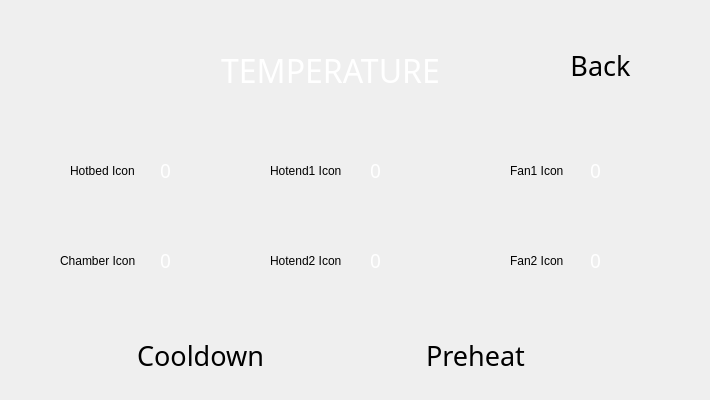
  <widget class="QWidget" name="temperature_page">
   <widget class="QLabel" name="temperature_hotend_2_icon_label">
    <property name="geometry">
     <rect>
      <x>270</x>
      <y>240</y>
      <width>71</width>
      <height>41</height>
     </rect>
    </property>
    <property name="text">
     <string>Hotend2 Icon</string>
    </property>
   </widget>
   <widget class="QLabel" name="temperature_hotend_1_value_label">
    <property name="enabled">
     <bool>true</bool>
    </property>
    <property name="geometry">
     <rect>
      <x>370</x>
      <y>150</y>
      <width>31</width>
      <height>41</height>
     </rect>
    </property>
    <property name="font">
     <font>
      <family>Montserrat</family>
      <pointsize>14</pointsize>
     </font>
    </property>
    <property name="styleSheet">
     <string notr="true">background: transparent; color: white;</string>
    </property>
    <property name="text">
     <string>0</string>
    </property>
   </widget>
   <widget class="QLabel" name="temperature_chamber_value_label_5">
    <property name="enabled">
     <bool>true</bool>
    </property>
    <property name="geometry">
     <rect>
      <x>160</x>
      <y>240</y>
      <width>31</width>
      <height>41</height>
     </rect>
    </property>
    <property name="font">
     <font>
      <family>Montserrat</family>
      <pointsize>14</pointsize>
     </font>
    </property>
    <property name="styleSheet">
     <string notr="true">background: transparent; color: white;</string>
    </property>
    <property name="text">
     <string>0</string>
    </property>
   </widget>
   <widget class="QLabel" name="temperature_fan_1_icon_label">
    <property name="geometry">
     <rect>
      <x>510</x>
      <y>150</y>
      <width>61</width>
      <height>41</height>
     </rect>
    </property>
    <property name="text">
     <string>Fan1 Icon</string>
    </property>
   </widget>
   <widget class="QLabel" name="temperature_fan_1_value_label">
    <property name="enabled">
     <bool>true</bool>
    </property>
    <property name="geometry">
     <rect>
      <x>590</x>
      <y>150</y>
      <width>31</width>
      <height>41</height>
     </rect>
    </property>
    <property name="font">
     <font>
      <family>Montserrat</family>
      <pointsize>14</pointsize>
     </font>
    </property>
    <property name="styleSheet">
     <string notr="true">background: transparent; color: white;</string>
    </property>
    <property name="text">
     <string>0</string>
    </property>
   </widget>
   <widget class="QLabel" name="temperature_hotend_2_value_label">
    <property name="enabled">
     <bool>true</bool>
    </property>
    <property name="geometry">
     <rect>
      <x>370</x>
      <y>240</y>
      <width>31</width>
      <height>41</height>
     </rect>
    </property>
    <property name="font">
     <font>
      <family>Montserrat</family>
      <pointsize>14</pointsize>
     </font>
    </property>
    <property name="styleSheet">
     <string notr="true">background: transparent; color: white;</string>
    </property>
    <property name="text">
     <string>0</string>
    </property>
   </widget>
   <widget class="QLabel" name="temperature_fan_2_value_label">
    <property name="enabled">
     <bool>true</bool>
    </property>
    <property name="geometry">
     <rect>
      <x>590</x>
      <y>240</y>
      <width>31</width>
      <height>41</height>
     </rect>
    </property>
    <property name="font">
     <font>
      <family>Montserrat</family>
      <pointsize>14</pointsize>
     </font>
    </property>
    <property name="styleSheet">
     <string notr="true">background: transparent; color: white;</string>
    </property>
    <property name="text">
     <string>0</string>
    </property>
   </widget>
   <widget class="QLabel" name="temperature_chamber_icon_label">
    <property name="geometry">
     <rect>
      <x>60</x>
      <y>240</y>
      <width>81</width>
      <height>41</height>
     </rect>
    </property>
    <property name="text">
     <string>Chamber Icon</string>
    </property>
   </widget>
   <widget class="QLabel" name="temperature_title_lable">
    <property name="geometry">
     <rect>
      <x>190</x>
      <y>50</y>
      <width>281</width>
      <height>41</height>
     </rect>
    </property>
    <property name="font">
     <font>
      <family>Momcake</family>
      <pointsize>24</pointsize>
     </font>
    </property>
    <property name="layoutDirection">
     <enum>Qt::RightToLeft</enum>
    </property>
    <property name="styleSheet">
     <string notr="true">background: transparent; color: white;</string>
    </property>
    <property name="text">
     <string>TEMPERATURE</string>
    </property>
    <property name="alignment">
     <set>Qt::AlignCenter</set>
    </property>
    <property name="class" stdset="0">
     <string>title_text</string>
    </property>
   </widget>
   <widget class="QLabel" name="temperature_bed_icon_label">
    <property name="geometry">
     <rect>
      <x>70</x>
      <y>150</y>
      <width>71</width>
      <height>41</height>
     </rect>
    </property>
    <property name="text">
     <string>Hotbed Icon</string>
    </property>
   </widget>
   <widget class="QLabel" name="temperature_bed_value_label_4">
    <property name="enabled">
     <bool>true</bool>
    </property>
    <property name="geometry">
     <rect>
      <x>160</x>
      <y>150</y>
      <width>31</width>
      <height>41</height>
     </rect>
    </property>
    <property name="font">
     <font>
      <family>Montserrat</family>
      <pointsize>14</pointsize>
     </font>
    </property>
    <property name="styleSheet">
     <string notr="true">background: transparent; color: white;</string>
    </property>
    <property name="text">
     <string>0</string>
    </property>
   </widget>
   <widget class="CustomQPushButton" name="temperature_cooldown_btn">
    <property name="geometry">
     <rect>
      <x>80</x>
      <y>320</y>
      <width>241</width>
      <height>71</height>
     </rect>
    </property>
    <property name="minimumSize">
     <size>
      <width>10</width>
      <height>10</height>
     </size>
    </property>
    <property name="font">
     <font>
      <family>Momcake</family>
      <pointsize>20</pointsize>
      <italic>false</italic>
      <stylestrategy>PreferAntialias</stylestrategy>
     </font>
    </property>
    <property name="mouseTracking">
     <bool>false</bool>
    </property>
    <property name="tabletTracking">
     <bool>true</bool>
    </property>
    <property name="contextMenuPolicy">
     <enum>Qt::NoContextMenu</enum>
    </property>
    <property name="layoutDirection">
     <enum>Qt::LeftToRight</enum>
    </property>
    <property name="styleSheet">
     <string notr="true"/>
    </property>
    <property name="text">
     <string>Cooldown</string>
    </property>
    <property name="autoDefault">
     <bool>false</bool>
    </property>
    <property name="flat">
     <bool>true</bool>
    </property>
    <property name="class" stdset="0">
     <string>menu_btn</string>
    </property>
    <property name="borderLeftPixmap" stdset="0">
     <pixmap resource="../resources/button_resources.qrc">:/button_borders/media/buttons/btn_part1.svg</pixmap>
    </property>
    <property name="borderCenterPixmap" stdset="0">
     <pixmap resource="../resources/button_resources.qrc">:/button_borders/media/buttons/btn_part2.svg</pixmap>
    </property>
    <property name="borderRightPixmap" stdset="0">
     <pixmap resource="../resources/button_resources.qrc">:/button_borders/media/buttons/btn_part3.svg</pixmap>
    </property>
   </widget>
   <widget class="QLabel" name="temperature_fan_2_icon_label">
    <property name="geometry">
     <rect>
      <x>510</x>
      <y>240</y>
      <width>61</width>
      <height>41</height>
     </rect>
    </property>
    <property name="text">
     <string>Fan2 Icon</string>
    </property>
   </widget>
   <widget class="QLabel" name="temperature_hotend_1_icon_label">
    <property name="geometry">
     <rect>
      <x>270</x>
      <y>150</y>
      <width>81</width>
      <height>41</height>
     </rect>
    </property>
    <property name="text">
     <string>Hotend1 Icon</string>
    </property>
   </widget>
   <widget class="CustomQPushButton" name="temperature_preheat_btn">
    <property name="geometry">
     <rect>
      <x>350</x>
      <y>320</y>
      <width>251</width>
      <height>71</height>
     </rect>
    </property>
    <property name="minimumSize">
     <size>
      <width>10</width>
      <height>10</height>
     </size>
    </property>
    <property name="font">
     <font>
      <family>Momcake</family>
      <pointsize>20</pointsize>
      <italic>false</italic>
      <stylestrategy>PreferAntialias</stylestrategy>
     </font>
    </property>
    <property name="mouseTracking">
     <bool>false</bool>
    </property>
    <property name="tabletTracking">
     <bool>true</bool>
    </property>
    <property name="contextMenuPolicy">
     <enum>Qt::NoContextMenu</enum>
    </property>
    <property name="layoutDirection">
     <enum>Qt::LeftToRight</enum>
    </property>
    <property name="styleSheet">
     <string notr="true"/>
    </property>
    <property name="text">
     <string>Preheat</string>
    </property>
    <property name="autoDefault">
     <bool>false</bool>
    </property>
    <property name="flat">
     <bool>true</bool>
    </property>
    <property name="class" stdset="0">
     <string>menu_btn</string>
    </property>
    <property name="borderLeftPixmap" stdset="0">
     <pixmap resource="../resources/button_resources.qrc">:/button_borders/media/buttons/btn_part1.svg</pixmap>
    </property>
    <property name="borderCenterPixmap" stdset="0">
     <pixmap resource="../resources/button_resources.qrc">:/button_borders/media/buttons/btn_part2.svg</pixmap>
    </property>
    <property name="borderRightPixmap" stdset="0">
     <pixmap resource="../resources/button_resources.qrc">:/button_borders/media/buttons/btn_part3.svg</pixmap>
    </property>
   </widget>
   <widget class="CustomQPushButton" name="temperature_back_btn">
    <property name="geometry">
     <rect>
      <x>500</x>
      <y>30</y>
      <width>201</width>
      <height>71</height>
     </rect>
    </property>
    <property name="minimumSize">
     <size>
      <width>10</width>
      <height>10</height>
     </size>
    </property>
    <property name="font">
     <font>
      <family>Momcake</family>
      <pointsize>20</pointsize>
      <italic>false</italic>
      <stylestrategy>PreferAntialias</stylestrategy>
     </font>
    </property>
    <property name="mouseTracking">
     <bool>false</bool>
    </property>
    <property name="tabletTracking">
     <bool>true</bool>
    </property>
    <property name="contextMenuPolicy">
     <enum>Qt::NoContextMenu</enum>
    </property>
    <property name="layoutDirection">
     <enum>Qt::LeftToRight</enum>
    </property>
    <property name="styleSheet">
     <string notr="true"/>
    </property>
    <property name="text">
     <string>Back</string>
    </property>
    <property name="autoDefault">
     <bool>false</bool>
    </property>
    <property name="flat">
     <bool>true</bool>
    </property>
    <property name="class" stdset="0">
     <string>menu_btn</string>
    </property>
    <property name="borderLeftPixmap" stdset="0">
     <pixmap resource="../resources/button_resources.qrc">:/button_borders/media/buttons/btn_part1.svg</pixmap>
    </property>
    <property name="borderCenterPixmap" stdset="0">
     <pixmap resource="../resources/button_resources.qrc">:/button_borders/media/buttons/btn_part2.svg</pixmap>
    </property>
    <property name="borderRightPixmap" stdset="0">
     <pixmap resource="../resources/button_resources.qrc">:/button_borders/media/buttons/btn_part3.svg</pixmap>
    </property>
   </widget>
  </widget>
